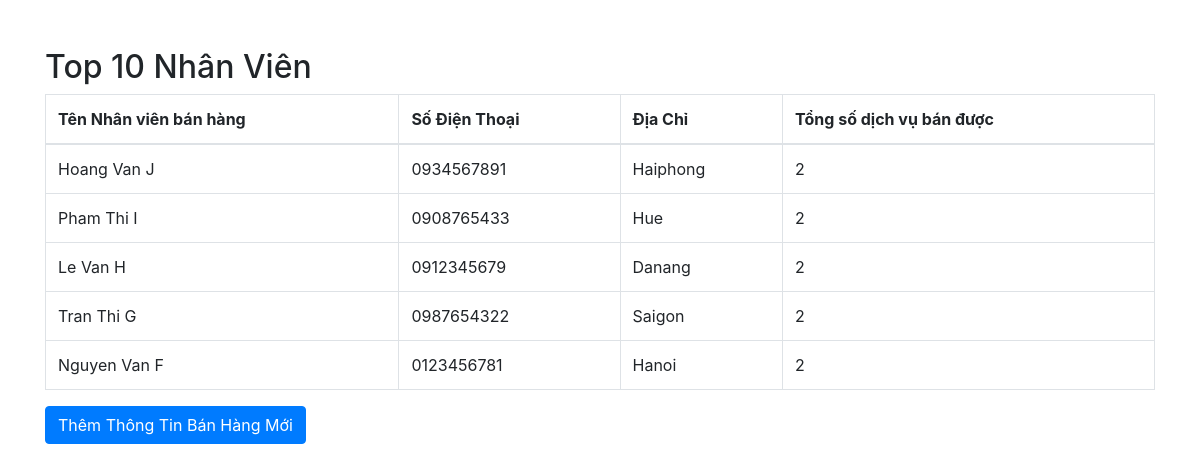
Page /top10nvbh.php (signed in) on the committed database.
### tables this page shows
CREATE TABLE TTNhanVienBanHang (
    ID_TTNVBH INT AUTO_INCREMENT PRIMARY KEY,
    TenNhanVien VARCHAR(100) NOT NULL,
    SoDienThoai VARCHAR(20) NOT NULL,
    DiaChi VARCHAR(255) NOT NULL,
    ID_NhanVien INT,
    FOREIGN KEY (ID_NhanVien) REFERENCES NhanVien(ID_NhanVien)
);

### top10nvbh.php (the view, shortened to what this page needs)
<?php
$conn = new mysqli('localhost', 'root', '', 'tttt');
$sql = "SELECT
ttbh.ID_TTNVBH,
ttbh.TenNhanVien,
ttbh.SoDienThoai,
ttbh.DiaChi,
COUNT(ttb.ID_TTNVBH) AS TongSoLuongDichVuBanDuoc
FROM
ThongTinBanHang AS ttb
JOIN
TTNhanVienBanHang AS ttbh ON ttb.ID_TTNVBH = ttbh.ID_TTNVBH
GROUP BY
ttbh.ID_TTNVBH, ttbh.TenNhanVien, ttbh.SoDienThoai, ttbh.DiaChi
ORDER BY
TongSoLuongDichVuBanDuoc DESC
LIMIT 10";
$result = $conn->query($sql);
?>
<!DOCTYPE html>
<html lang="en">
<head>
    <link href="https://stackpath.bootstrapcdn.com/bootstrap/4.5.2/css/bootstrap.min.css" rel="stylesheet">
</head>
<body>
    <div class="container">
        <h2 class="mt-5">Top 10 Nhân Viên</h2>
        <table class="table table-bordered">
            <thead>
                <tr>
                    <th>Tên Nhân viên bán hàng</th>
                    <th>Số Điện Thoại</th>
                    <th>Địa Chỉ</th>
                    <th>Tổng số dịch vụ bán được</th>
                </tr>
            </thead>
            <tbody>
                <?php
                if ($result->num_rows > 0) {
                    while ($row = $result->fetch_assoc()) {
                        echo "<tr>";
                        echo "<td>" . htmlspecialchars($row['TenNhanVien']) . "</td>";
                        echo "<td>" . htmlspecialchars($row['SoDienThoai']) . "</td>";
                        echo "<td>" . htmlspecialchars($row['DiaChi']) . "</td>";
                        echo "<td>" . htmlspecialchars($row['TongSoLuongDichVuBanDuoc']) . "</td>";
                        echo "</tr>";
                    }
                } else {
                    echo "<tr><td colspan='7' class='text-center'>Không có dữ liệu</td></tr>";
                }
                ?>
            </tbody>
        </table>
        <a href="them_thong_tin_ban_hang.php" class="btn btn-primary">Thêm Thông Tin Bán Hàng Mới</a>
    </div>
</body>
</html>

### rows in the picture
ttnhanvienbanhang: TenNhanVien "Hoang Van J", SoDienThoai "0934567891", DiaChi "Haiphong", TongSoLuongDichVuBanDuoc "2"
ttnhanvienbanhang: TenNhanVien "Pham Thi I", SoDienThoai "0908765433", DiaChi "Hue", TongSoLuongDichVuBanDuoc "2"
ttnhanvienbanhang: TenNhanVien "Le Van H", SoDienThoai "0912345679", DiaChi "Danang", TongSoLuongDichVuBanDuoc "2"
ttnhanvienbanhang: TenNhanVien "Tran Thi G", SoDienThoai "0987654322", DiaChi "Saigon", TongSoLuongDichVuBanDuoc "2"
ttnhanvienbanhang: TenNhanVien "Nguyen Van F", SoDienThoai "0123456781", DiaChi "Hanoi", TongSoLuongDichVuBanDuoc "2"
